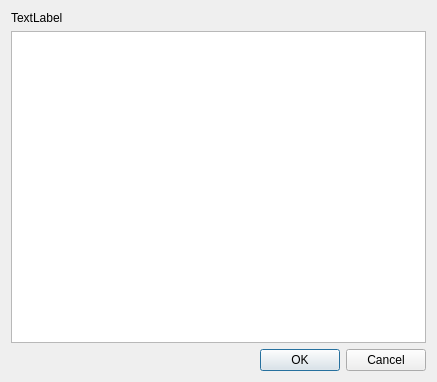
<?xml version="1.0" encoding="UTF-8"?>
<ui version="4.0">
 <class>IntentsDialog</class>
 <widget class="QDialog" name="IntentsDialog">
  <property name="geometry">
   <rect>
    <x>0</x>
    <y>0</y>
    <width>437</width>
    <height>382</height>
   </rect>
  </property>
  <layout class="QVBoxLayout" name="verticalLayout">
   <item>
    <widget class="QLabel" name="label">
     <property name="text">
      <string>TextLabel</string>
     </property>
    </widget>
   </item>
   <item>
    <widget class="QListWidget" name="listWidget"/>
   </item>
   <item>
    <widget class="QDialogButtonBox" name="buttonBox">
     <property name="standardButtons">
      <set>QDialogButtonBox::Cancel|QDialogButtonBox::Ok</set>
     </property>
    </widget>
   </item>
  </layout>
 </widget>
 <resources/>
 <connections>
  <connection>
   <sender>buttonBox</sender>
   <signal>accepted()</signal>
   <receiver>IntentsDialog</receiver>
   <slot>accept()</slot>
   <hints>
    <hint type="sourcelabel">
     <x>389</x>
     <y>361</y>
    </hint>
    <hint type="destinationlabel">
     <x>432</x>
     <y>304</y>
    </hint>
   </hints>
  </connection>
  <connection>
   <sender>buttonBox</sender>
   <signal>rejected()</signal>
   <receiver>IntentsDialog</receiver>
   <slot>reject()</slot>
   <hints>
    <hint type="sourcelabel">
     <x>175</x>
     <y>355</y>
    </hint>
    <hint type="destinationlabel">
     <x>435</x>
     <y>357</y>
    </hint>
   </hints>
  </connection>
 </connections>
</ui>
